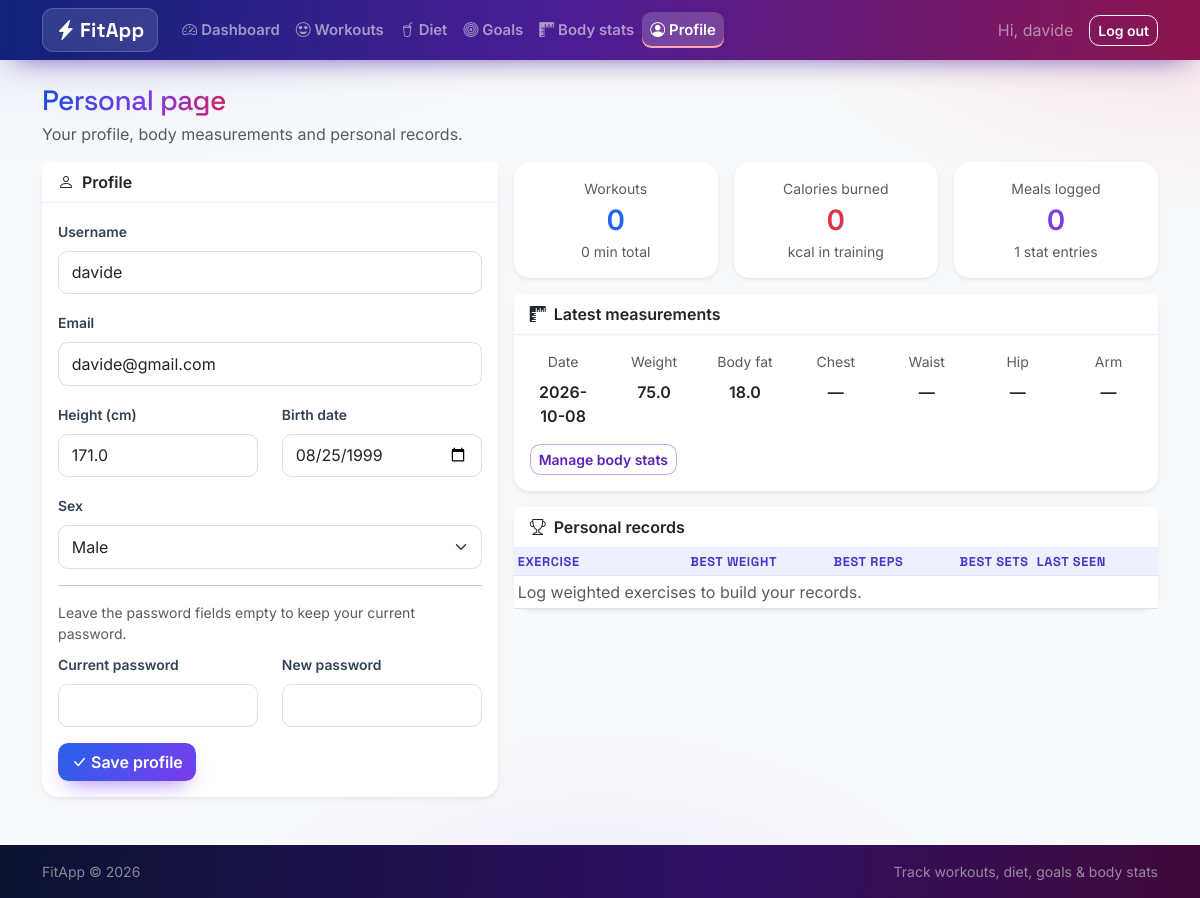
Page /profile/ (signed in) on the earlier database version.
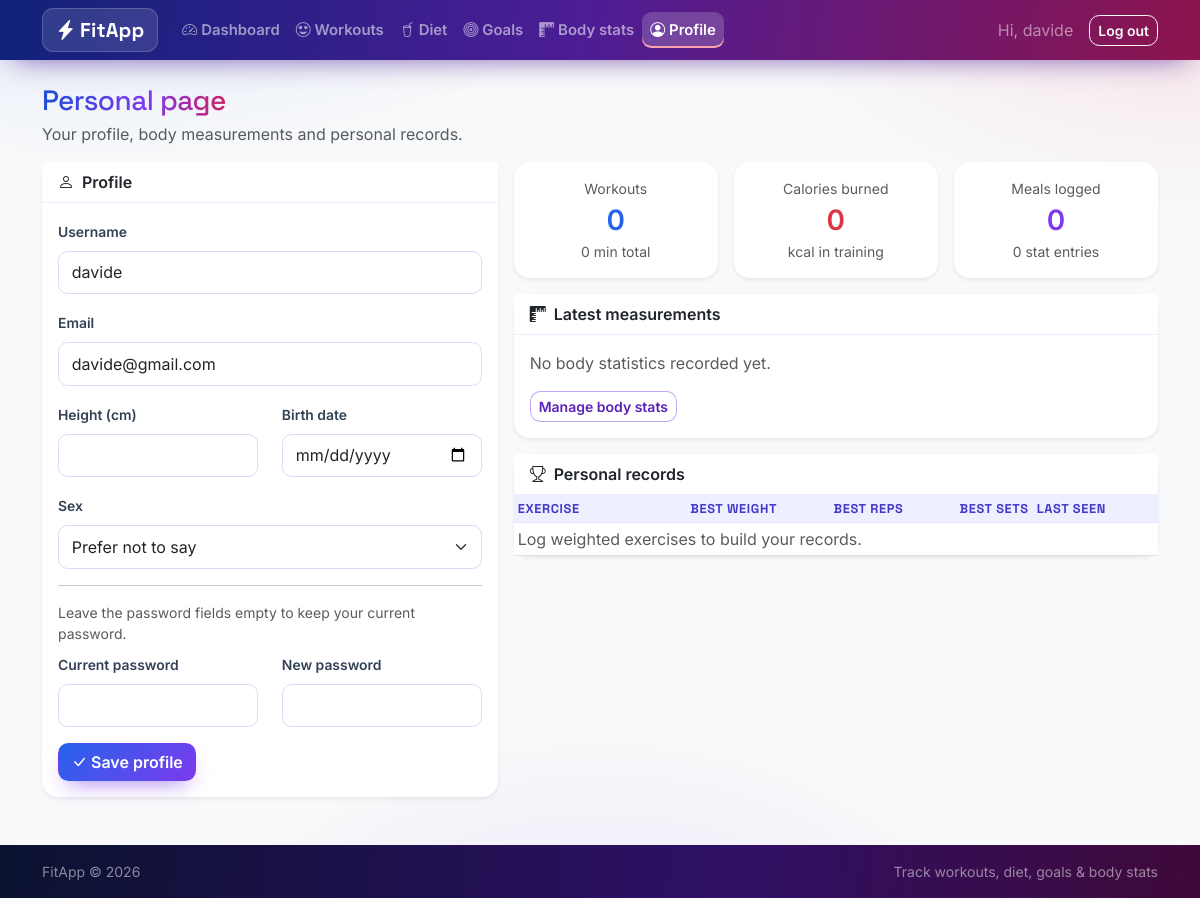
Same page on the later database version.
### tables this page shows
CREATE TABLE users (
    id            INTEGER PRIMARY KEY AUTOINCREMENT,
    username      TEXT UNIQUE NOT NULL,
    email         TEXT UNIQUE NOT NULL,
    password_hash TEXT NOT NULL,
    height_cm     REAL,
    birth_date    TEXT,
    sex           TEXT,
    created_at    TEXT NOT NULL DEFAULT (datetime('now'))
);

CREATE TABLE body_stats (
    id           INTEGER PRIMARY KEY AUTOINCREMENT,
    user_id      INTEGER NOT NULL REFERENCES users (id) ON DELETE CASCADE,
    stat_date    TEXT NOT NULL,
    weight_kg    REAL,
    body_fat_pct REAL,
    chest_cm     REAL,
    waist_cm     REAL,
    hip_cm       REAL,
    arm_cm       REAL,
    notes        TEXT
);

### fitapp/routes/profile.py (the view, shortened to what this page needs)
@bp.route("/", methods=("GET", "POST"))
@login_required
def index():
    db = get_db()
    return render_template(
        "profile.html",
        editing_profile=False,
        **_context(),
    )

### fitapp/__init__.py (called while the page is built)
def create_app(config_overrides=None):
    app = Flask(__name__, instance_relative_config=True)
    Path(app.instance_path).mkdir(parents=True, exist_ok=True)
    app.config.from_mapping(
        SECRET_KEY=os.environ.get("FITAPP_SECRET_KEY", "dev-secret-change-me"),
        DATABASE=os.path.join(app.instance_path, "fitapp.db"),
    )
    if config_overrides:
        app.config.update(config_overrides)
    db.init_app(app)
    app.register_blueprint(auth_bp)
    app.register_blueprint(dashboard_bp)
    app.register_blueprint(profile_bp)
    app.register_blueprint(workouts_bp)
    app.register_blueprint(diets_bp)
    app.register_blueprint(goals_bp)
    app.register_blueprint(stats_bp)
    with app.app_context():
        db.init_db()
    @app.context_processor
    def inject_year():
        return {"now_year": dt.date.today().year}
    return app

### fitapp/auth.py (called while the page is built)
def load_current_user():
    user_id = session.get("user_id")
    if user_id is None:
        g.user = None
    else:
        g.user = get_db().execute(
            "SELECT * FROM users WHERE id = ?", (user_id,)
        ).fetchone()
    return g.user

def login_required(view):
    @wraps(view)
    def wrapped(*args, **kwargs):
        if load_current_user() is None:
            flash("Please log in to access this page.", "warning")
            return redirect(url_for("auth.login", next=request.path))
        return view(*args, **kwargs)
    return wrapped

@bp.before_app_request
def _load_user():
    load_current_user()

### fitapp/db.py (called while the page is built)
def get_db():
    if "db" not in g:
        g.db = sqlite3.connect(
            current_app.config["DATABASE"],
            detect_types=sqlite3.PARSE_DECLTYPES,
        )
        g.db.row_factory = sqlite3.Row
        g.db.execute("PRAGMA foreign_keys = ON")
    return g.db

### fitapp/templates/profile.html (shortened to what this page needs)
{% extends "base.html" %}
{% block content %}
<h1 class="h3 mb-1">Personal page</h1>
<p class="text-muted">Your profile, body measurements and personal records.</p>
<div class="row g-3 mb-4">
  <div class="col-lg-5">
    <div class="card shadow-sm border-0">
      <div class="card-header bg-white fw-semibold"><i class="bi bi-person me-2"></i>Profile</div>
      <div class="card-body">
        <form method="post" novalidate>
          <div class="mb-3">
            <label class="form-label" for="username">Username</label>
            <input class="form-control" id="username" name="username" type="text"
                   value="{{ g.user['username'] }}" minlength="3" required>
          </div>
          <div class="mb-3">
            <label class="form-label" for="email">Email</label>
            <input class="form-control" id="email" name="email" type="email"
                   value="{{ g.user['email'] }}" required>
          </div>
          <div class="row">
            <div class="col-md-6 mb-3">
              <label class="form-label" for="height_cm">Height (cm)</label>
              <input class="form-control" id="height_cm" name="height_cm" type="number"
                     step="0.1" min="50" max="260"
                     value="{{ g.user['height_cm'] if g.user['height_cm'] is not none else '' }}">
            </div>
            <div class="col-md-6 mb-3">
              <label class="form-label" for="birth_date">Birth date</label>
              <input class="form-control" id="birth_date" name="birth_date" type="date"
                     value="{{ g.user['birth_date'] or '' }}">
            </div>
          </div>
          <div class="mb-3">
            <label class="form-label" for="sex">Sex</label>
            <select class="form-select" id="sex" name="sex">
              {% for option in sexes %}
              <option value="{{ option }}" {% if (g.user['sex'] or '') == option %}selected{% endif %}>
                {{ option.capitalize() if option else 'Prefer not to say' }}
              </option>
              {% endfor %}
            </select>
          </div>
          <hr>
          <p class="small text-muted mb-2">Leave the password fields empty to keep your current password.</p>
          <div class="row">
            <div class="col-md-6 mb-3">
              <label class="form-label" for="current_password">Current password</label>
              <input class="form-control" id="current_password" name="current_password" type="password" autocomplete="current-password">
            </div>
            <div class="col-md-6 mb-3">
              <label class="form-label" for="new_password">New password</label>
              <input class="form-control" id="new_password" name="new_password" type="password" autocomplete="new-password">
            </div>
          </div>
          <button class="btn btn-success" type="submit"><i class="bi bi-check-lg me-1"></i>Save profile</button>
        </form>
      </div>
    </div>
  </div>
  <div class="col-lg-7">
    <div class="row g-3 mb-3">
      <div class="col-6 col-md-4">
        <div class="card shadow-sm border-0 text-center h-100">
          <div class="card-body">
            <div class="text-muted small">Workouts</div>
            <div class="fs-3 fw-semibold text-blue">{{ totals['workouts'] }}</div>
            <div class="small text-muted">{{ totals['minutes'] }} min total</div>
          </div>
        </div>
      </div>
      <div class="col-6 col-md-4">
        <div class="card shadow-sm border-0 text-center h-100">
          <div class="card-body">
            <div class="text-muted small">Calories burned</div>
            <div class="fs-3 fw-semibold text-danger">{{ totals['burned']|int }}</div>
            <div class="small text-muted">kcal in training</div>
          </div>
        </div>
      </div>
      <div class="col-6 col-md-4">
        <div class="card shadow-sm border-0 text-center h-100">
          <div class="card-body">
            <div class="text-muted small">Meals logged</div>
            <div class="fs-3 fw-semibold text-violet">{{ totals['meals'] }}</div>
            <div class="small text-muted">{{ totals['stat_entries'] }} stat entries</div>
          </div>
        </div>
      </div>
    </div>
    <div class="card shadow-sm border-0 mb-3">
      <div class="card-header bg-white fw-semibold"><i class="bi bi-rulers me-2"></i>Latest measurements</div>
      <div class="card-body">
        {% if stats %}
        <div class="row text-center small text-muted mb-2">
          <div class="col">Date</div>
          <div class="col">Weight</div>
          <div class="col">Body fat</div>
          <div class="col">Chest</div>
          <div class="col">Waist</div>
          <div class="col">Hip</div>
          <div class="col">Arm</div>
        </div>
        <div class="row text-center fw-semibold">
          <div class="col">{{ stats['stat_date'] }}</div>
          <div class="col">{{ stats['weight_kg'] if stats['weight_kg'] is not none else '—' }}</div>
          <div class="col">{{ stats['body_fat_pct'] if stats['body_fat_pct'] is not none else '—' }}</div>
          <div class="col">{{ stats['chest_cm'] if stats['chest_cm'] is not none else '—' }}</div>
          <div class="col">{{ stats['waist_cm'] if stats['waist_cm'] is not none else '—' }}</div>
          <div class="col">{{ stats['hip_cm'] if stats['hip_cm'] is not none else '—' }}</div>
          <div class="col">{{ stats['arm_cm'] if stats['arm_cm'] is not none else '—' }}</div>
        </div>
        {% else %}
        <p class="text-muted mb-2">No body statistics recorded yet.</p>
        {% endif %}
        <div class="mt-3">
          <a class="btn btn-sm btn-outline-success" href="{{ url_for('stats.index') }}">Manage body stats</a>
        </div>
      </div>
    </div>
    <div class="card shadow-sm border-0">
      <div class="card-header bg-white fw-semibold"><i class="bi bi-trophy me-2"></i>Personal records</div>
      <div class="table-responsive">
        <table class="table table-sm align-middle mb-0">
          <thead class="table-light">
            <tr>
              <th>Exercise</th>
              <th class="text-end">Best weight</th>
              <th class="text-end">Best reps</th>
              <th class="text-end">Best sets</th>
              <th>Last seen</th>
            </tr>
          </thead>
          <tbody>
            {% for record in records %}
            <tr>
              <td>{{ record['name'] }}</td>
              <td class="text-end">{{ record['best_weight'] ~ ' kg' if record['best_weight'] is not none else '—' }}</td>
              <td class="text-end">{{ record['best_reps'] if record['best_reps'] is not none else '—' }}</td>
              <td class="text-end">{{ record['best_sets'] if record['best_sets'] is not none else '—' }}</td>
              <td class="text-muted">{{ record['last_date'] }}</td>
            </tr>
            {% else %}
            <tr><td colspan="5" class="text-muted">Log weighted exercises to build your records.</td></tr>
            {% endfor %}
          </tbody>
        </table>
      </div>
    </div>
  </div>
</div>
{% endblock %}

### fitapp/templates/base.html (shortened to what this page needs)
<!doctype html>
<html lang="en" data-bs-theme="light">
<head>
  <link href="https://cdn.jsdelivr.net/npm/bootstrap@5.3.3/dist/css/bootstrap.min.css" rel="stylesheet">
  <link href="https://cdn.jsdelivr.net/npm/bootstrap-icons@1.11.3/font/bootstrap-icons.min.css" rel="stylesheet">
  <link href="{{ url_for('static', filename='css/style.css') }}" rel="stylesheet">
</head>
<body class="d-flex flex-column min-vh-100 bg-light">
<nav class="navbar navbar-expand-lg navbar-dark navbar-fitapp sticky-top">
  <div class="container">
    <a class="navbar-brand fw-bold" href="{{ url_for('dashboard.index') }}">
      <i class="bi bi-lightning-charge-fill me-1"></i>FitApp
    </a>
    <div class="collapse navbar-collapse" id="mainNav">
      {% if g.user %}
      <ul class="navbar-nav me-auto">
        <li class="nav-item"><a class="nav-link {% if request.endpoint == 'dashboard.index' %}active{% endif %}"
           href="{{ url_for('dashboard.index') }}"><i class="bi bi-speedometer2 me-1"></i>Dashboard</a></li>
        <li class="nav-item"><a class="nav-link {% if request.endpoint and request.endpoint.startswith('workouts.') %}active{% endif %}"
           href="{{ url_for('workouts.index') }}"><i class="bi bi-emoji-heart-eyes me-1"></i>Workouts</a></li>
        <li class="nav-item"><a class="nav-link {% if request.endpoint and request.endpoint.startswith('diets.') %}active{% endif %}"
           href="{{ url_for('diets.index') }}"><i class="bi bi-cup-straw me-1"></i>Diet</a></li>
        <li class="nav-item"><a class="nav-link {% if request.endpoint and request.endpoint.startswith('goals.') %}active{% endif %}"
           href="{{ url_for('goals.index') }}"><i class="bi bi-bullseye me-1"></i>Goals</a></li>
        <li class="nav-item"><a class="nav-link {% if request.endpoint and request.endpoint.startswith('stats.') %}active{% endif %}"
           href="{{ url_for('stats.index') }}"><i class="bi bi-rulers me-1"></i>Body stats</a></li>
        <li class="nav-item"><a class="nav-link {% if request.endpoint and request.endpoint.startswith('profile.') %}active{% endif %}"
           href="{{ url_for('profile.index') }}"><i class="bi bi-person-circle me-1"></i>Profile</a></li>
      </ul>
      <div class="d-flex align-items-center">
        <span class="navbar-text me-3 text-white-50">Hi, {{ g.user['username'] }}</span>
        <form action="{{ url_for('auth.logout') }}" method="post" class="m-0">
          <button class="btn btn-outline-light btn-sm" type="submit">Log out</button>
        </form>
      </div>
      {% endif %}
    </div>
  </div>
</nav>
<main class="container py-4 flex-grow-1">
  {% block content %}{% endblock %}
</main>
<footer class="bg-dark text-white-50 py-3 mt-auto">
  <div class="container small d-flex justify-content-between">
    <span>FitApp &copy; {{ now_year if now_year else '2026' }}</span>
    <span>Track workouts, diet, goals &amp; body stats</span>
  </div>
</footer>
</body>
</html>

### fitapp/static/css/style.css (style rules this page uses)
:root { --fa-blue: #2563eb; --fa-blue-deep: #1d4ed8; --fa-violet: #7c3aed; --fa-violet-deep: #5b21b6; --fa-red: #ef4444; --fa-rose: #e11d48; --fa-ink: #0b1230; --grad-main: linear-gradient(135deg, #2563eb 0%, #7c3aed 55%, #e11d48 120%); --grad-btn: linear-gradient(135deg, #2563eb 0%, #7c3aed 100%); --grad-btn-hover: linear-gradient(135deg, #1d4ed8 0%, #6d28d9 100%); --grad-fire: linear-gradient(135deg, #7c3aed 0%, #e11d48 100%); --font-display: "Space Grotesk", "Inter", system-ui, sans-serif; --font-body: "Inter", system-ui, -apple-system, "Segoe UI", sans-serif; }
* { -webkit-tap-highlight-color: transparent; }
body { font-family: var(--font-body); background-color: #f3f5ff; background-image: radial-gradient(900px 420px at 8% -10%, rgba(37, 99, 235, .14), transparent 60%), radial-gradient(760px 380px at 100% 0%, rgba(225, 29, 72, .10), transparent 55%), radial-gradient(700px 500px at 50% 115%, rgba(124, 58, 237, .12), transparent 60%); background-attachment: fixed; }
main h1, .h3, .h4 { font-family: var(--font-display); letter-spacing: -.02em; }
main > h1, h1.h3 { background: linear-gradient(95deg, #1d4ed8 0%, #7c3aed 55%, #e11d48 110%); -webkit-background-clip: text; background-clip: text; color: transparent; display: inline-block; }
.navbar-fitapp { background-image: linear-gradient(95deg, #10227a 0%, #4c1d95 48%, #9f1239 115%); box-shadow: 0 10px 30px -14px rgba(76, 29, 149, .85); }
.navbar-fitapp .navbar-brand { font-family: var(--font-display); font-weight: 700; letter-spacing: .01em; background: rgba(255, 255, 255, .12); border: 1px solid rgba(255, 255, 255, .18); padding: .38rem .8rem; border-radius: .7rem; backdrop-filter: blur(6px); }
.navbar-fitapp .nav-link { font-weight: 600; font-size: .93rem; border-radius: .6rem; padding: .45rem .8rem; transition: background-color .2s ease, transform .2s ease; }
.navbar-fitapp .nav-link.active { background-color: rgba(255, 255, 255, .18); box-shadow: inset 0 -2px 0 #fda4af; }
.btn { font-weight: 600; border-radius: .65rem; transition: transform .15s ease, box-shadow .2s ease, filter .2s ease; }
.btn-success, .btn-success:hover, .btn-success:focus, .btn-success:active { color: #fff; border-color: transparent; background-color: transparent; background-image: var(--grad-btn); box-shadow: 0 10px 22px -10px rgba(124, 58, 237, .75); }
.btn-outline-success, .btn-outline-success:hover, .btn-outline-success:focus { color: var(--fa-violet-deep); border-color: rgba(124, 58, 237, .45); background-color: #fff; }
.card { border-radius: 1rem; border: 1px solid rgba(99, 102, 241, .14); box-shadow: 0 18px 40px -30px rgba(15, 23, 60, .55); transition: transform .2s ease, box-shadow .25s ease; }
.card-header { background: #fff; border-bottom: 1px solid rgba(99, 102, 241, .12); font-weight: 700; }
.table > :not(caption) > * > *.table-light, .table-light { --bs-table-bg: #eef0ff; --bs-table-color: #4338ca; --bs-table-border-color: #dfe3ff; }
.table thead th { font-family: var(--font-display); font-size: .8rem; text-transform: uppercase; letter-spacing: .05em; }
.table > tbody > tr > td { vertical-align: middle; }
.form-control, .form-select { border-color: #d7dcf7; border-radius: .6rem; padding: .55rem .8rem; }
.form-label { font-weight: 600; font-size: .87rem; color: #334155; }
footer { background: linear-gradient(95deg, #0b1230 0%, #2e1065 60%, #4c0519 130%) !important; color: rgba(255, 255, 255, .55) !important; }
.text-violet { color: #7c3aed !important; }
.text-blue { color: #2563eb !important; }

Differences in the rows shown:
removed body_stats: stat_date "2026-10-08", weight_kg "75.0", body_fat_pct "18.0"
changed users "davide": height_cm "171.0" → (not shown); birth_date "08/25/1999" → (not shown); sex "Male" → (not shown)
Other differences:
form field sex: (not shown) → "Prefer not to say"
{{ totals['stat_entries'] }}: "1" → "0"
{{ stats['chest_cm'] if stats['chest_cm'] is not none else '—' }}: "—" → (not shown)
{{ stats['waist_cm'] if stats['waist_cm'] is not none else '—' }}: "—" → (not shown)
{{ stats['hip_cm'] if stats['hip_cm'] is not none else '—' }}: "—" → (not shown)
{{ stats['arm_cm'] if stats['arm_cm'] is not none else '—' }}: "—" → (not shown)
text no longer shown: "Date Weight Body fat Chest Waist Hip Arm"
text now shown: "No body statistics recorded yet."
